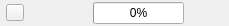
<?xml version="1.0" encoding="UTF-8"?>
<ui version="4.0">
 <class>StatusBarIndicator</class>
 <widget class="QWidget" name="StatusBarIndicator">
  <property name="geometry">
   <rect>
    <x>0</x>
    <y>0</y>
    <width>229</width>
    <height>26</height>
   </rect>
  </property>
  <property name="windowTitle">
   <string>Form</string>
  </property>
  <layout class="QHBoxLayout" name="horizontalLayout">
   <property name="leftMargin">
    <number>6</number>
   </property>
   <property name="topMargin">
    <number>0</number>
   </property>
   <property name="rightMargin">
    <number>6</number>
   </property>
   <property name="bottomMargin">
    <number>0</number>
   </property>
   <item>
    <widget class="QToolButton" name="refreshButton">
     <property name="text">
      <string/>
     </property>
     <property name="icon">
      <iconset resource="../resources.qrc">
       <normaloff>:/images/refresh-icon.svg</normaloff>:/images/refresh-icon.svg</iconset>
     </property>
     <property name="iconSize">
      <size>
       <width>10</width>
       <height>10</height>
      </size>
     </property>
    </widget>
   </item>
   <item>
    <widget class="QLabel" name="loadingIconLabel">
     <property name="text">
      <string/>
     </property>
    </widget>
   </item>
   <item>
    <widget class="QLabel" name="loadingTextLabel">
     <property name="text">
      <string/>
     </property>
    </widget>
   </item>
   <item>
    <spacer name="horizontalSpacer">
     <property name="orientation">
      <enum>Qt::Horizontal</enum>
     </property>
     <property name="sizeHint" stdset="0">
      <size>
       <width>40</width>
       <height>20</height>
      </size>
     </property>
    </spacer>
   </item>
   <item>
    <widget class="QProgressBar" name="batteryBar">
     <property name="maximumSize">
      <size>
       <width>100</width>
       <height>16777215</height>
      </size>
     </property>
     <property name="toolTip">
      <string>Battery status</string>
     </property>
     <property name="value">
      <number>0</number>
     </property>
     <property name="invertedAppearance">
      <bool>false</bool>
     </property>
    </widget>
   </item>
   <item>
    <widget class="QLabel" name="serverStatusLabel">
     <property name="text">
      <string/>
     </property>
    </widget>
   </item>
   <item>
    <widget class="QLabel" name="serverStatus">
     <property name="text">
      <string/>
     </property>
    </widget>
   </item>
   <item>
    <widget class="QLabel" name="bluetoothStatus">
     <property name="text">
      <string/>
     </property>
    </widget>
   </item>
  </layout>
 </widget>
 <resources>
  <include location="../resources.qrc"/>
  <include location="../resources.qrc"/>
 </resources>
 <connections/>
</ui>
